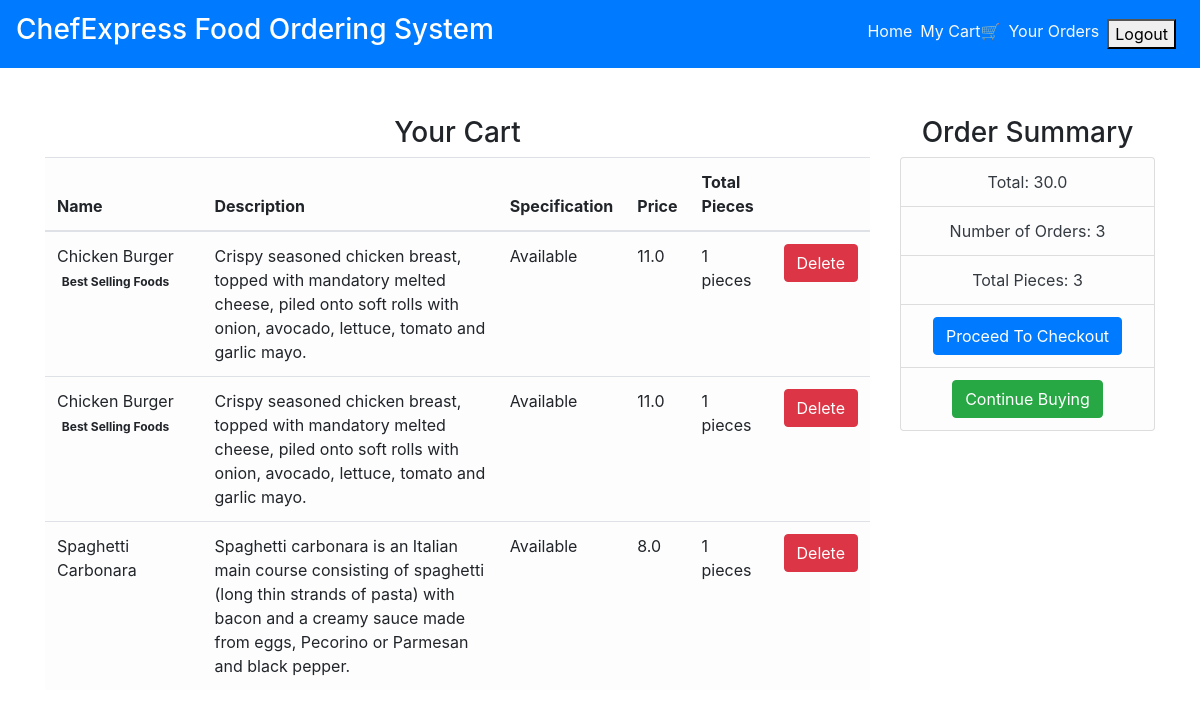
The app's page /cart/ (signed in) with its own data.
### main/models.py (models this page shows, shortened)
class CartItems(models.Model):
    ORDER_STATUS = (
        ('Active', 'Active'),
        ('Delivered', 'Delivered')
    )
    user = models.ForeignKey(User, on_delete=models.CASCADE)
    item = models.ForeignKey(Item, on_delete=models.CASCADE)
    ordered = models.BooleanField(default=False)
    quantity = models.IntegerField(default=1)
    ordered_date = models.DateField(default=timezone.now)
    status = models.CharField(max_length=20, choices=ORDER_STATUS, default='Active')
    delivery_date = models.DateField(default=timezone.now)
    class Meta:
        verbose_name = 'Cart Item'
        verbose_name_plural = 'Cart Items'

class Item(models.Model):
    LABELS = (
        ('Best Selling Foods', 'Best Selling Foods'),
        ('New Food', 'New Food'),
        ('Spicy Foods🔥', 'Spicy Foods🔥'),
    )
    LABEL_COLOUR = (
        ('danger', 'danger'),
        ('success', 'success'),
        ('primary', 'primary'),
        ('info', 'info'),
        ('warning', 'warning'),
    )
    title = models.CharField(max_length=150)
    description = models.CharField(max_length=250,blank=True)
    price = models.FloatField()
    pieces = models.IntegerField(default=6)
    instructions = models.CharField(max_length=250,default="Available")
    image = models.ImageField(default='default.png', upload_to='images/')
    labels = models.CharField(max_length=25, choices=LABELS, blank=True)
    label_colour = models.CharField(max_length=15, choices=LABEL_COLOUR, blank=True)
    slug = models.SlugField(default="foods")
    created_by = models.ForeignKey(User, on_delete=models.CASCADE)

### main/views.py (the view)
# urls.py: path('cart/', views.get_cart_items, name='cart'),
@login_required
def get_cart_items(request):
    cart_items = CartItems.objects.filter(user=request.user,ordered=False)
    bill = cart_items.aggregate(Sum('item__price'))
    number = cart_items.aggregate(Sum('quantity'))
    pieces = cart_items.aggregate(Sum('item__pieces'))
    total = bill.get("item__price__sum")
    count = number.get("quantity__sum")
    total_pieces = pieces.get("item__pieces__sum")
    context = {
        'cart_items':cart_items,
        'total': total,
        'count': count,
        'total_pieces': total_pieces
    }
    return render(request, 'main/cart.html', context)

### main/templatetags/get_group.py (called while the page is built)
@register.filter(name='has_group')
def has_group(user, group_name):
    return user.groups.filter(name=group_name).exists()

### main/templates/main/cart.html
{% extends "main/layout.html" %}
{% block content %}
<div class="cart">
    <div class="container">
        <div class="row">
            <div class="col-sm-9 mt-5">
                <h3 class="text-center">Your Cart</h3>
                {% if cart_items %}
                <div class="table-responsive">
                    <table class="table table-light">
                        <thead>
                        <tr>
                            <th scope="col">Name</th>
                            <th scope="col">Description</th>
                            <th scope="col">Specification</th>
                            <th scope="col">Price</th>
                            <th scope="col">Total Pieces</th>
                            <th scope="col"></th>
                        </tr>
                        </thead>
                        <tbody>
                            {% for cart in cart_items %}
                        <tr>
                            <td>{{ cart.item.title }} <span class="badge badge-{{ cart.item.label_colour }}">{{ cart.item.labels }}</span></td>
                            <td>{{ cart.item.description }}</td>
                            <td>{{ cart.item.instructions }}</td>
                            <td>{{ cart.item.price }}</td>
                            <td>{{ cart.item.pieces }} pieces</td>
                            <td><a class="btn btn-danger" href="{% url 'main:remove-from-cart' cart.id %}">Delete</a></td>
                        </tr>
                            {% endfor %}
                        </tbody>
                    </table>
                </div>
                {% else %}
                <h4 class="text-center">Sorry, Your Cart is Empty....Please add Items!!!</h4>
                {% endif %}
            </div>
            <div class="col-sm-3 mt-5 mb-3">
                <div class="content-section">
                    <h3 class="text-center">Order Summary</h3>
                      <ul class="list-group">
                        <li class="list-group-item list-group-item-light text-center text-dark">Total: {{ total }}</li>
                        <li class="list-group-item list-group-item-light text-center text-dark">Number of Orders: {{ count }}</li>
                        <li class="list-group-item list-group-item-light text-center text-dark">Total Pieces: {{ total_pieces }}</li>
                        <li class="list-group-item list-group-item-light text-center text-dark"><a class="btn btn-primary" href="{% url 'main:ordered' %}">Proceed To Checkout</a></li>
                        <li class="list-group-item list-group-item-light text-center"><a class="btn btn-success" href="/">Continue Buying</a></li>
                      </ul>
                </div>
            </div>
        </div>
    </div>
</div>
{% endblock content %}

### records on screen
CartItems: item "Chicken Burger", item.labels "Best Selling Foods", item.description "Crispy seasoned chicken breast, topped with mandatory melted cheese, piled onto soft rolls with onion, avocado, lettuce, tomato and garlic mayo.", item.instructions "Available", item.price "11.0", item.pieces "1"
CartItems: item "Chicken Burger", item.labels "Best Selling Foods", item.description "Crispy seasoned chicken breast, topped with mandatory melted cheese, piled onto soft rolls with onion, avocado, lettuce, tomato and garlic mayo.", item.instructions "Available", item.price "11.0", item.pieces "1"
CartItems: item "Spaghetti Carbonara", item.description "Spaghetti carbonara is an Italian main course consisting of spaghetti (long thin strands of pasta) with bacon and a creamy sauce made from eggs, Pecorino or Parmesan and black pepper.", item.instructions "Available", item.price "8.0", item.pieces "1"

### other values on screen
{{ total }} "30.0"
{{ count }} "3"
{{ total_pieces }} "3"
